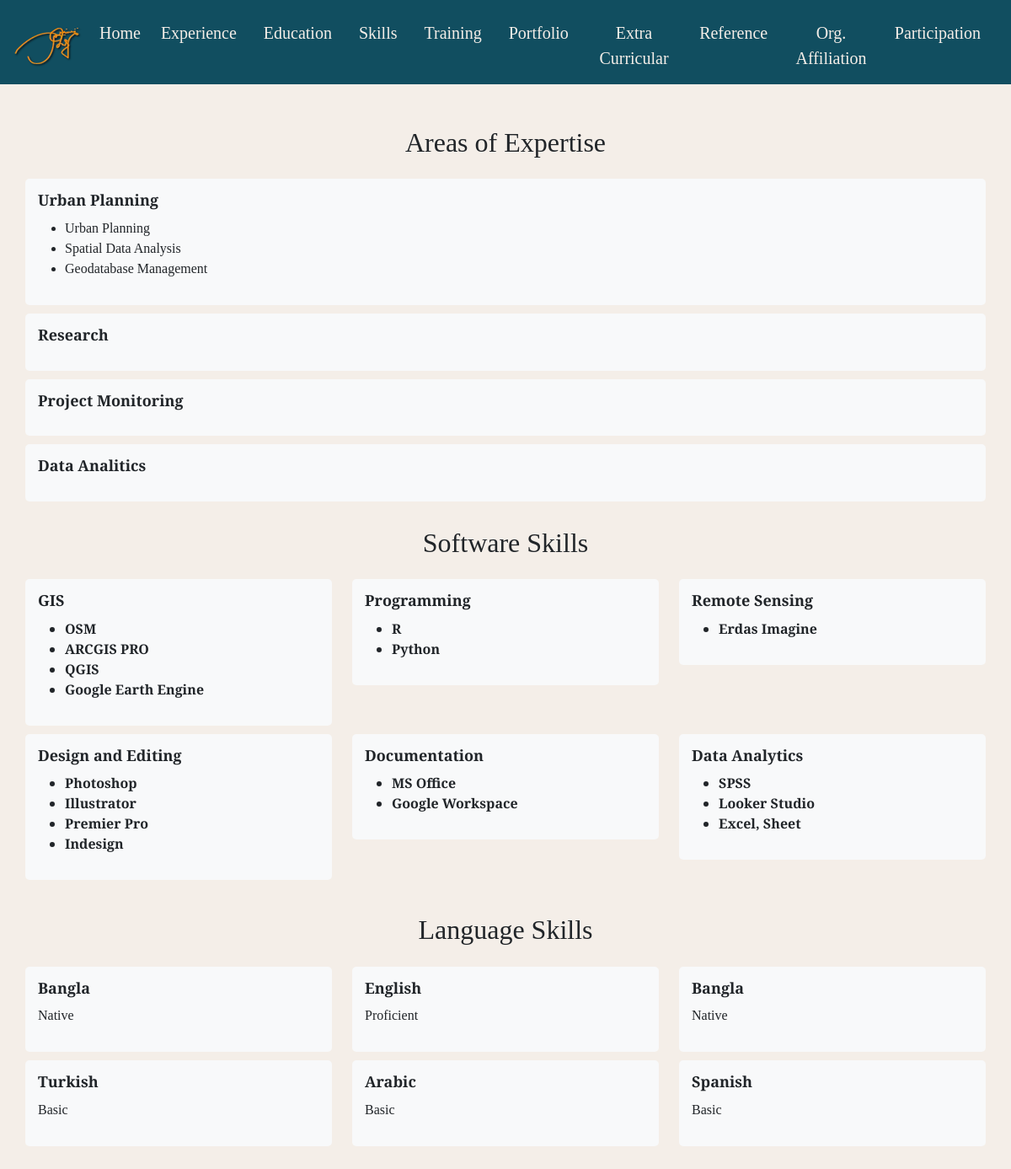
Screenshot of /skills/ with the database file from the repository.
### planner/models.py (models this page shows, shortened)
class AreaOfExpertise(models.Model):
    title = models.CharField(max_length=200)

class ExpertiseItem(models.Model):
    area_of_expertise = models.ForeignKey(
        AreaOfExpertise, on_delete=models.CASCADE, related_name="expertise_items"
    )
    item_name = models.CharField(max_length=100)

class SoftwareSkill(models.Model):
    name = models.CharField(max_length=100)

class SoftwareName(models.Model):
    software_skill = models.ForeignKey(
        SoftwareSkill, on_delete=models.CASCADE, related_name="software_names"
    )
    name = models.CharField(max_length=200)
    working_knowledge = models.TextField(null=True)

class LanguageSkill(models.Model):
    name = models.CharField(max_length=100)
    level = models.CharField(max_length=100)

### planner/views.py (the view)
# urls.py: path('skills/', views.skills, name='skills'),
def skills(request):
    areas_of_expertise = AreaOfExpertise.objects.all()
    software_skills = SoftwareSkill.objects.all()
    language_skills = LanguageSkill.objects.all()
    return render(request, "skills.html", {'areas_of_expertise': areas_of_expertise, 'software_skills': software_skills, 'language_skills': language_skills})

### planner/templates/skills.html (shortened to what this page needs)
{% extends 'base.html' %}
{% load static %}
{% block extra_head %}
<link href="{% static 'planner/css/skills_style.css' %}" rel="stylesheet">
{% endblock %}
{% block content %}
<div class="container skills-section">
    <div class="skill-category">
        <h2 class="text-center mb-4">Areas of Expertise</h2>
        {% for area in areas_of_expertise %}
            <div class="skill-item">
                <h3 class="skill-title">{{ area.title }}</h3>
                <ul>
                    {% for item in area.expertise_items.all %}
                        <li>{{ item.item_name }}</li>
                    {% endfor %}
                </ul>
            </div>
        {% endfor %}
    </div>
    <div class="skill-category">
        <h2 class="text-center mb-4">Software Skills</h2>
        <div class="row">
            {% for software_skill in software_skills %}
                <div class="col-md-4 ">
                    <div class="skill-item soft-skill">
                        <h3 class="skill-title">{{ software_skill.name }}</h3>
                        <ul>
                            {% for software_name in software_skill.software_names.all %}
                                <li class="software-name">{{ software_name.name }}</li>
                            {% endfor %}
                        </ul>
                    </div>
                </div>
            {% endfor %}
        </div>
    </div>
<div class="skill-category">
    <h2 class="text-center mb-4">Language Skills</h2>
    <div class="row">
        {% for language_skill in language_skills %}
            <div class="col-md-4 ">
                <div class="skill-item soft-skill">
                    <h3 class="skill-title">{{ language_skill.name }}</h3>
                    <p class="skill-description">{{ language_skill.level }}</p>
                </div>
            </div>
        {% endfor %}
    </div>
</div>
</div>
{% endblock %}

### planner/static/planner/css/home_style.css (style rules this page uses)
* { margin: 0; padding: 0; box-sizing: border-box; scroll-behavior: smooth; }
body { background-color: #f4eee8; font-family: "Spectral", serif; overflow-x: hidden; }

### planner/static/planner/css/skills_style.css (style rules this page uses)
body { background-color: #f4eee8; font-family: "Spectral", serif; }
* { margin: 0; padding: 0; box-sizing: border-box; }
.soft-skill { transition: box-shadow 0.3s, transform 0.3s; }
.skills-section { padding: 50px 0; }
.skill-category { margin-bottom: 30px; }
.skill-item { background-color: #f8f9fa; padding: 15px; border-radius: 5px; margin-bottom: 10px; flex: 1; }
.skill-title { font-size: 18px; font-weight: bold; margin-bottom: 10px; }
.software-name { font-weight: bold; }
.row { display: flex; flex-wrap: wrap; }

### rows the page displays
AreaOfExpertise: title "Urban Planning"
ExpertiseItem: item_name "Urban Planning"
ExpertiseItem: item_name "Spatial Data Analysis"
ExpertiseItem: item_name "Geodatabase Management"
AreaOfExpertise: title "Research"
AreaOfExpertise: title "Project Monitoring"
AreaOfExpertise: title "Data Analitics"
SoftwareSkill: name "GIS"
SoftwareName: name "OSM"
SoftwareName: name "ARCGIS PRO"
SoftwareName: name "QGIS"
SoftwareName: name "Google Earth Engine"
SoftwareSkill: name "Programming"
SoftwareName: name "R"
SoftwareName: name "Python"
SoftwareSkill: name "Remote Sensing"
SoftwareName: name "Erdas Imagine"
SoftwareSkill: name "Design and Editing"
SoftwareName: name "Photoshop"
SoftwareName: name "Illustrator"
SoftwareName: name "Premier Pro"
SoftwareName: name "Indesign"
SoftwareSkill: name "Documentation"
SoftwareName: name "MS Office"
SoftwareName: name "Google Workspace"
SoftwareSkill: name "Data Analytics"
SoftwareName: name "SPSS"
SoftwareName: name "Looker Studio"
SoftwareName: name "Excel, Sheet"
LanguageSkill: name "Bangla", level "Native"
LanguageSkill: name "English", level "Proficient"
LanguageSkill: name "Bangla", level "Native"
LanguageSkill: name "Turkish", level "Basic"
LanguageSkill: name "Arabic", level "Basic"
LanguageSkill: name "Spanish", level "Basic"
